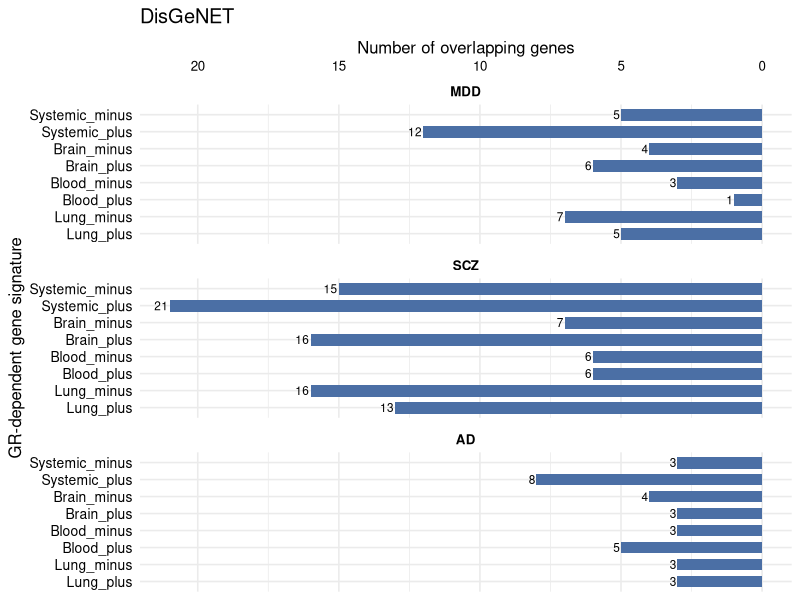
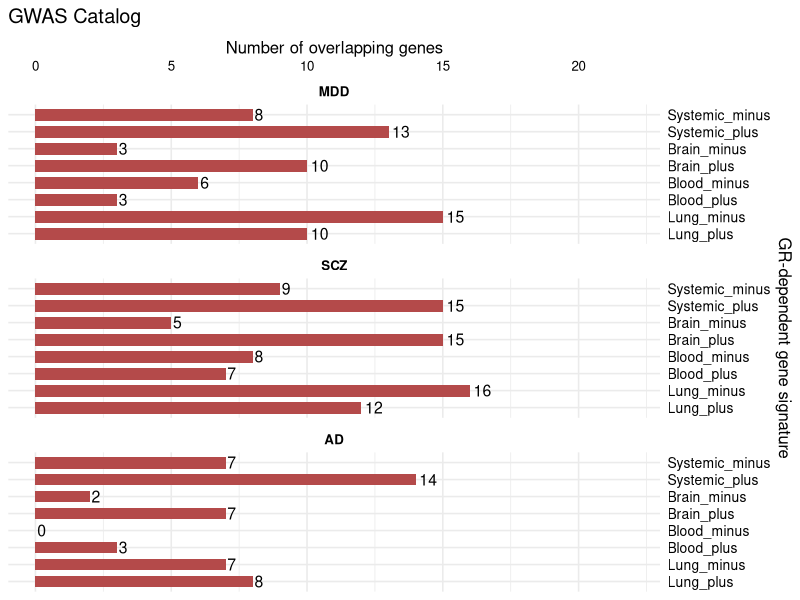

Source code (R) for these figures, in order: (Note: this script raises an error after producing the figures.)
df <- data.frame(
  signature_name = c(
    "Systemic_plus",
    "Systemic_minus",
    "Brain_plus",
    "Brain_minus",
    "Blood_plus",
    "Blood_minus",
    "Lung_plus",
    "Lung_minus"
  ),
  MDD_disgenet = c(12, 5, 6, 4, 1, 3, 5, 7),
  MDD_GWASCatalog = c(13, 8, 10, 3, 3, 6, 10, 15),
  SCZ_disgenet = c(21, 15, 16, 7, 6, 6, 13, 16),
  SCZ_GWASCatalog = c(15, 9, 15, 5, 7, 8, 12, 16),
  AD_disgenet = c(8, 3, 3, 4, 5, 3, 3, 3),
  AD_GWASCatalog = c(14, 7, 7, 2, 3, 0, 8, 7),
  stringsAsFactors = FALSE
)

library(dplyr)
library(tidyr)
library(ggplot2)

df_long <- df %>%
  pivot_longer(
    cols = -signature_name,
    names_to = "source",
    values_to = "n_genes"
  ) %>%
  mutate(
    disorder = case_when(
      grepl("^MDD", source) ~ "MDD",
      grepl("^SCZ", source) ~ "SCZ",
      grepl("^AD", source)  ~ "AD"
    ),
    database = case_when(
      grepl("disgenet", source) ~ "DisGeNET",
      grepl("GWASCatalog", source) ~ "GWAS Catalog"
    )
  )

df_long <- df_long %>%
  mutate(
    signature_name = factor(
      signature_name,
      levels = c(
        "Lung_plus", "Lung_minus",
        "Blood_plus", "Blood_minus",
        "Brain_plus", "Brain_minus",
        "Systemic_plus", "Systemic_minus"
      )
    )
  )



df_long <- df_long %>%
  mutate(
    disorder = factor(
      disorder,
      levels = c("MDD", "SCZ", "AD")
    )
  )



p_disgenet <- df_long %>%
  filter(database == "DisGeNET") %>%
  ggplot(aes(x = n_genes, y = signature_name)) +
  geom_col(width = 0.7, fill = "#4B6FA5") +
  geom_text(
    aes(label = n_genes),
    hjust = 1.1,   # przesunięcie w lewo (bo oś X odwrócona)
    color = "black",
    size = 3
  ) +
  facet_wrap(~ disorder, ncol = 1, nrow = 3) +
  scale_x_reverse(position = "top") +
  labs(
    title = "DisGeNET",
    x = "Number of overlapping genes",
    y = "GR-dependent gene signature"
  ) +
  theme_minimal(base_size = 12) +
  theme(
    strip.text = element_text(face = "bold", color = "black"),
    axis.text.y = element_text(size = 10, color = "black"),
    axis.text.x = element_text(color = "black"),
    axis.title.x = element_text(color = "black"),
    axis.title.y = element_text(color = "black"),
    plot.title = element_text(color = "black"),
    legend.text = element_text(color = "black"),
    legend.title = element_text(color = "black")
  )

p_disgenet


p_gwas <- df_long %>%
  filter(database == "GWAS Catalog") %>%
  ggplot(aes(x = n_genes, y = signature_name)) +
  geom_col(width = 0.7, fill = "#B44A4A") +
  geom_text(
    aes(label = n_genes),
    hjust = -0.2,
    color = "black",
    size = 4
  ) +
  facet_wrap(~ disorder, ncol = 1, nrow = 3) +
  scale_x_continuous(
    limits = c(0, 20),
    position = "top",
    expand = expansion(mult = c(0.05, 0.15))
  ) +
  scale_y_discrete(position = "right") +
  labs(
    title = "GWAS Catalog",
    x = "Number of overlapping genes",
    y = "GR-dependent gene signature"
  ) +
  theme_minimal(base_size = 12) +
  theme(
    strip.text = element_text(face = "bold", color = "black"),
    axis.text.y.right = element_text(size = 10, color = "black"),
    axis.text.x = element_text(color = "black"),
    axis.title.x = element_text(color = "black"),
    axis.title.y.right = element_text(color = "black"),
    plot.title = element_text(color = "black"),
    legend.text = element_text(color = "black"),
    legend.title = element_text(color = "black")
  )

p_gwas


p_disgenet + p_gwas
